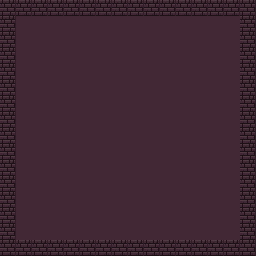

The image is a tile-based game level rendered from a .tmx file. Its description and complete source (layers, tilesets, objects, tile grids) follow:
An orthogonal 16x16 tile map with 16x16 px tiles, 1 tile layer (Tiles) and 4 objects (Player).

<map version="1.2" tiledversion="1.2.2" orientation="orthogonal" renderorder="right-down" width="16" height="16" tilewidth="16" tileheight="16" infinite="0" nextlayerid="4" nextobjectid="16">
 <tileset firstgid="1" source="0x72_16x16DungeonTileset.v1.tsx" />
 <layer id="1" name="Tiles" width="16" height="16">
  <data encoding="csv">
19,19,19,19,19,19,19,19,19,19,19,19,19,19,19,19,
19,34,34,34,34,34,34,34,34,34,34,34,34,34,34,19,
19,34,34,34,34,34,34,34,34,34,34,34,34,34,34,19,
19,34,34,34,34,34,34,34,34,34,34,34,34,34,34,19,
19,34,34,34,34,34,34,34,34,34,34,34,34,34,34,19,
19,34,34,34,34,34,34,34,34,34,34,34,34,34,34,19,
19,34,34,34,34,34,34,34,34,34,34,34,34,34,34,19,
19,34,34,34,34,34,34,34,34,34,34,34,34,34,34,19,
19,34,34,34,34,34,34,34,34,34,34,34,34,34,34,19,
19,34,34,34,34,34,34,34,34,34,34,34,34,34,34,19,
19,34,34,34,34,34,34,34,34,34,34,34,34,34,34,19,
19,34,34,34,34,34,34,34,34,34,34,34,34,34,34,19,
19,34,34,34,34,34,34,34,34,34,34,34,34,34,34,19,
19,34,34,34,34,34,34,34,34,34,34,34,34,34,34,19,
19,34,34,34,34,34,34,34,34,34,34,34,34,34,34,19,
19,19,19,19,19,19,19,19,19,19,19,19,19,19,19,19
</data>
 </layer>
 <objectgroup id="2" name="Enemies">
  <object id="13" gid="97" x="96" y="96" width="16" height="16" />
  <object id="14" gid="97" x="144" y="128" width="16" height="16" />
  <object id="15" gid="97" x="192" y="144" width="16" height="16" />
 </objectgroup>
 <objectgroup id="3" name="Player">
  <object id="12" name="Player" gid="65" x="32" y="224" width="16" height="16" />
 </objectgroup>
</map>
